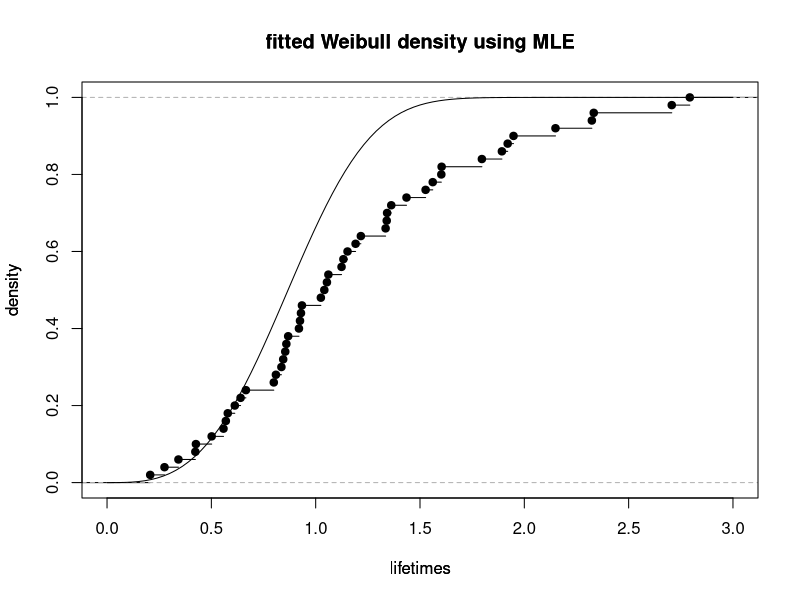

Write R code to recreate this figure.
set.seed(1234)

alpha = 1.5   # shape
beta = 1    # scale	

n = 50
x=c(0.0807362,0.147014,0.211721,0.290214,0.292867,0.365921,0.420821,0.431629,0.440675,0.473263,0.500056,0.524718,0.654139,0.663968,0.689502,0.697818,0.707392,0.712452,0.720935,0.770856,0.775773,0.780275,0.784847,0.872561,0.88858,0.900682,0.907473,0.968562,0.977094,0.99633,1.03369,1.05816,1.17297,1.17814,1.17994,1.19921,1.26996,1.35861,1.39173,1.43148,1.43293,1.61969,1.71256,1.7394,1.76644,1.96121,2.12992,2.13882,2.50073,2.58441)
y=sort(x, decreasing = FALSE)
l<-length(y)
k=head(y,35)
m<-length(k)
T<-0.89
logL = function(x){
     -sum((pweibull(k, shape = x[1], scale = x[2], log = TRUE)))*(1-dweibull(T, shape = x[1], scale = x[2], log = TRUE))**(l-m)
}

y.mle = nlm(logL, c(shape = 0.1, scale = 0.1), hessian = TRUE)
y.mle
# pdf and cdf plots fitted weibull model
plot(ecdf(y),xlab = "lifetimes", 
      ylab = "density", main = "fitted Weibull density using MLE",axes=FALSE)
par(new=TRUE)
plot(function(y) pweibull(y, shape = y.mle$estimate[1], 
      scale = y.mle$estimate[2]), 0, 3, xlab = "lifetimes", 
      ylab = "density", main = "fitted Weibull density using MLE")
